Frame 1 (no input): blank canvas, image omitted
Frame 60 (the mouse pressed at the canvas centre just before this capture): blank canvas, image omitted
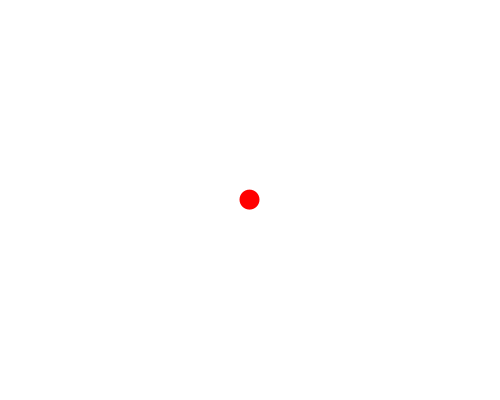
Frame 120 (the mouse held since frame 60 and released just before this capture)

The Processing sketch whose frames 1 and 60 were blank and that drew this single picture after the mouse press (run headless with seeded random() and noise(); from frame 60 on, the mouse is pressed at the canvas centre):

// Processing sketch: e064_lerp
// ── e064_lerp.pde
float x = 0;
float y = 0;

void setup() {
  size(500, 400);
  fill(255, 0, 0);
  noStroke();
}
void draw() {
  background(255);
  ellipse(x, y, 20, 20);
  
  x = lerp(x, mouseX, 0.1);
  y = lerp(y, mouseY, 0.1);
}
